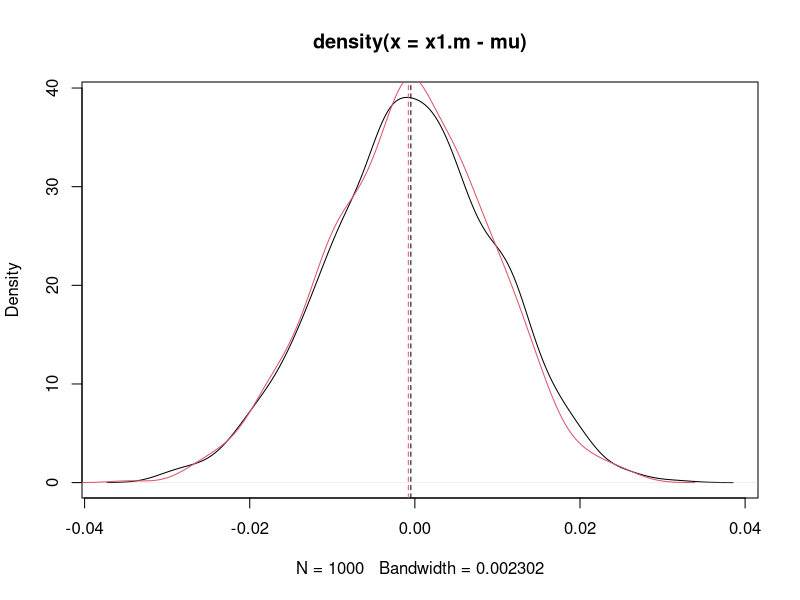
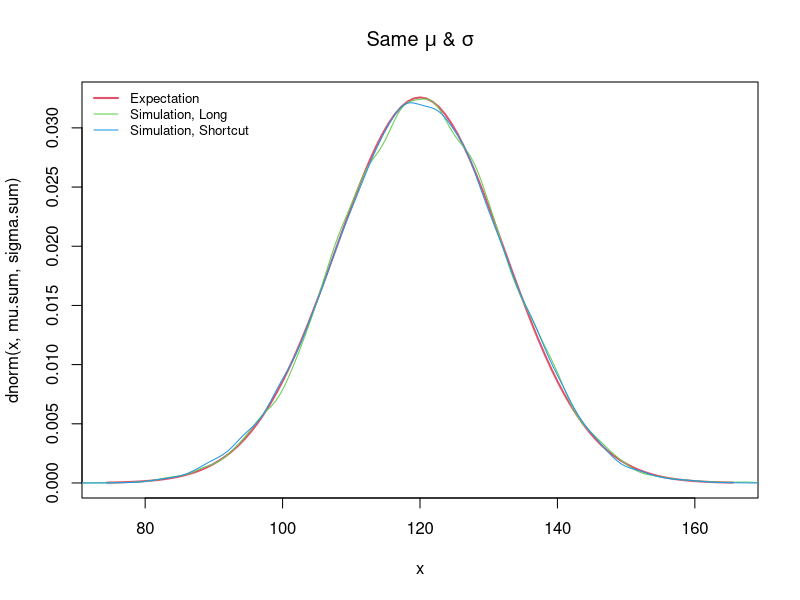
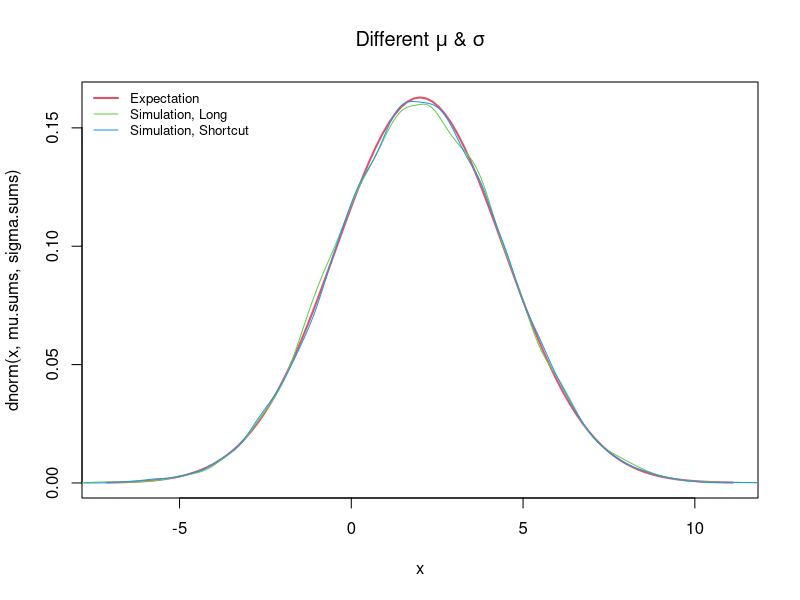

Write R code to recreate these figures, in order.
# Random variates generation
# rnorm vs. sample

n <- 10000
nrepl <- 1000

mu <- 0
sigma <- 1

system.time(x1 <- replicate(rnorm(n=n,mu,sigma),n=nrepl))

fac <- 100
system.time({
	xs <- rnorm(n=n*fac, mu, sigma)
	x2 <- replicate(sample(xs,size=n,replace=TRUE), n=nrepl) })

x1.m <- colMeans(x1)	
x2.m <- colMeans(x2)

# bias

plot(density(x1.m - mu))
lines(density(x2.m - mu), col=2)
abline(v=mean(x1.m - mu), col=1, lty=2)
abline(v=mean(x2.m - mu), col=2, lty=2)

mean(x1.m - mu)
mean(x2.m - mu)

####
# The additive law of expectation
# http://en.wikipedia.org/wiki/Sum_of_normally_distributed_random_variables
# Error accumulation
# Distribution of sums of random variates
# Take nperobj random variates per obj from a normal distribution
# Replicate this for

mu <- 20
sigma <- 5

nobj <- 20000
nperobj <- 6

# Approach 1, generate nobj * nperobj random variates
erracc <- function(nobj, nperobj, mean, sd) replicate(sum(rnorm(n=nperobj, mean=mean, sd=sd)), n=nobj)

system.time(test1 <- erracc(nobj=nobj, nperobj=nperobj, mean=mu, sd=sigma))

# Approach 2 - shortcut. Generate nobj random variates
# So instead of taking nperobj observation, isn't it possible to sample from the expected
# distribution of sums of normally distributed values?
# 40-50 times faster.

mu.sum <- sum(rep(mu,nperobj)) # expected mean of sum
sigma.sum <- sqrt(sum(rep(sigma^2,nperobj))) # expected sd of sum

system.time(test2 <- rnorm(n=nobj, mu.sum, sigma.sum))

xlims <- c(qnorm(0.0001, mu.sum, sigma.sum), qnorm(0.9999, mu.sum, sigma.sum))
curve(dnorm(x, mu.sum, sigma.sum), col=2, xlim=xlims, lwd=2, main=expression(paste("Same ", mu, " & ", sigma))) # Expectation
lines(density(test1),col=3) # Simulation, method 1
lines(density(test2), col=4) # Simulation, method 2 (shortcut)
legend("topleft", c("Expectation","Simulation, Long","Simulation, Shortcut"), lty=c(1,1,1), lwd=c(2,1,1), col=c(2,3,4), bty="n", cex=0.8)


# if means and sds differ, the same theorem applies:
nperobj <- 3
mus <- c(0,-1,3)
sigmas <- c(1,2,1)

if(length(mus) != length(sigmas) | length(mus) != nperobj) stop("TEST")

mu.sums <- sum(mus)
sigma.sums <- sqrt(sum(sigmas^2))

test3 <- erracc(nobj=nobj, nperobj=nperobj, mean=mus, sd=sigmas)
test4 <- rnorm(n=nobj, mu.sums, sigma.sums)

xlims <- c(qnorm(0.0001, mu.sums, sigma.sums), qnorm(0.9999, mu.sums, sigma.sums))
curve(dnorm(x, mu.sums, sigma.sums), col=2, xlim=xlims, lwd=2, main=expression(paste("Different ", mu, " & ", sigma))) # Expectation
lines(density(test3),col=3) # Simulation, method 1
lines(density(test4), col=4) # Simulation, method 2 (shortcut)
legend("topleft", c("Expectation","Simulation, Long","Simulation, Shortcut"), lty=c(1,1,1), lwd=c(2,1,1), col=c(2,3,4), bty="n", cex=0.8)

